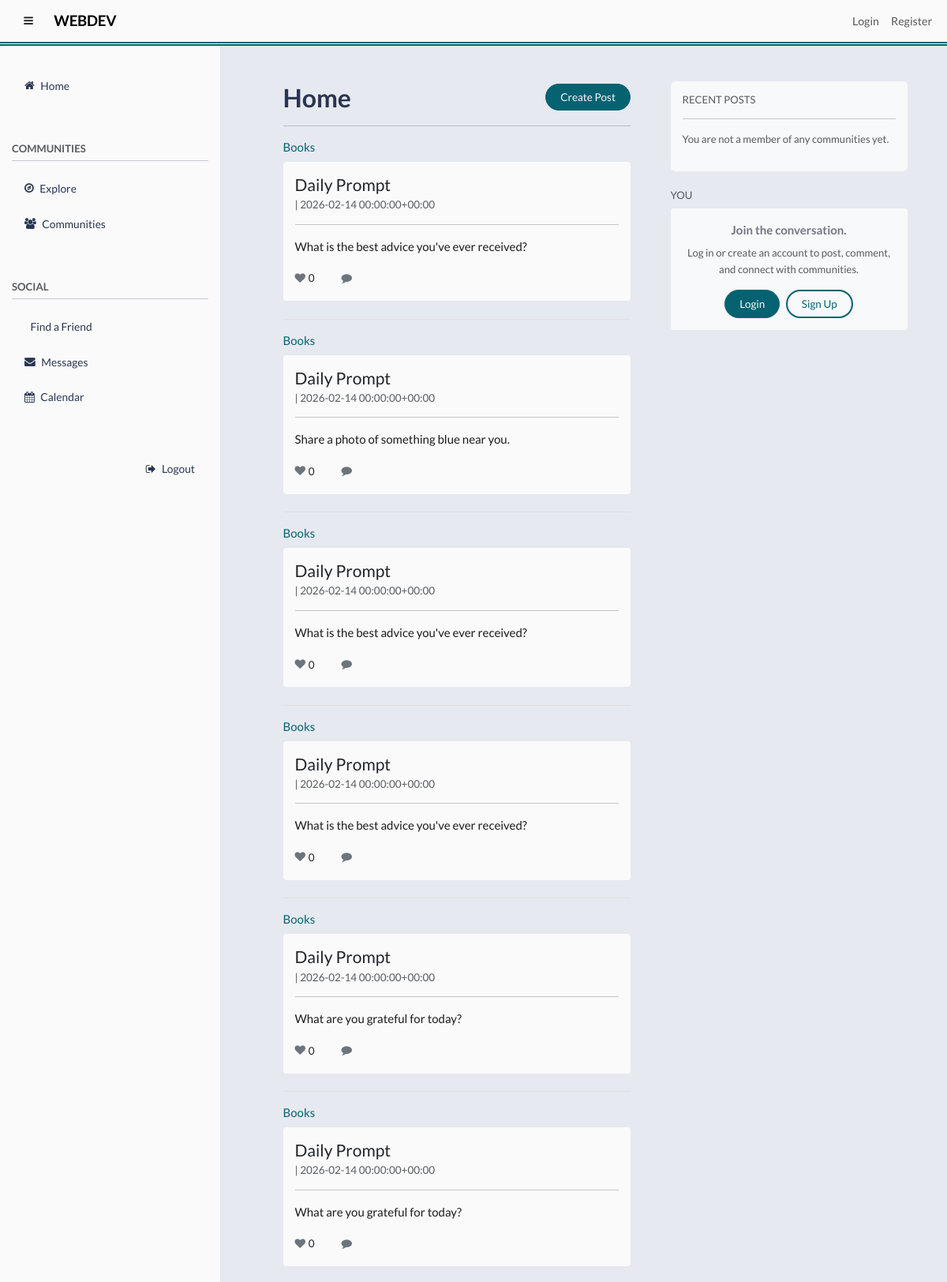
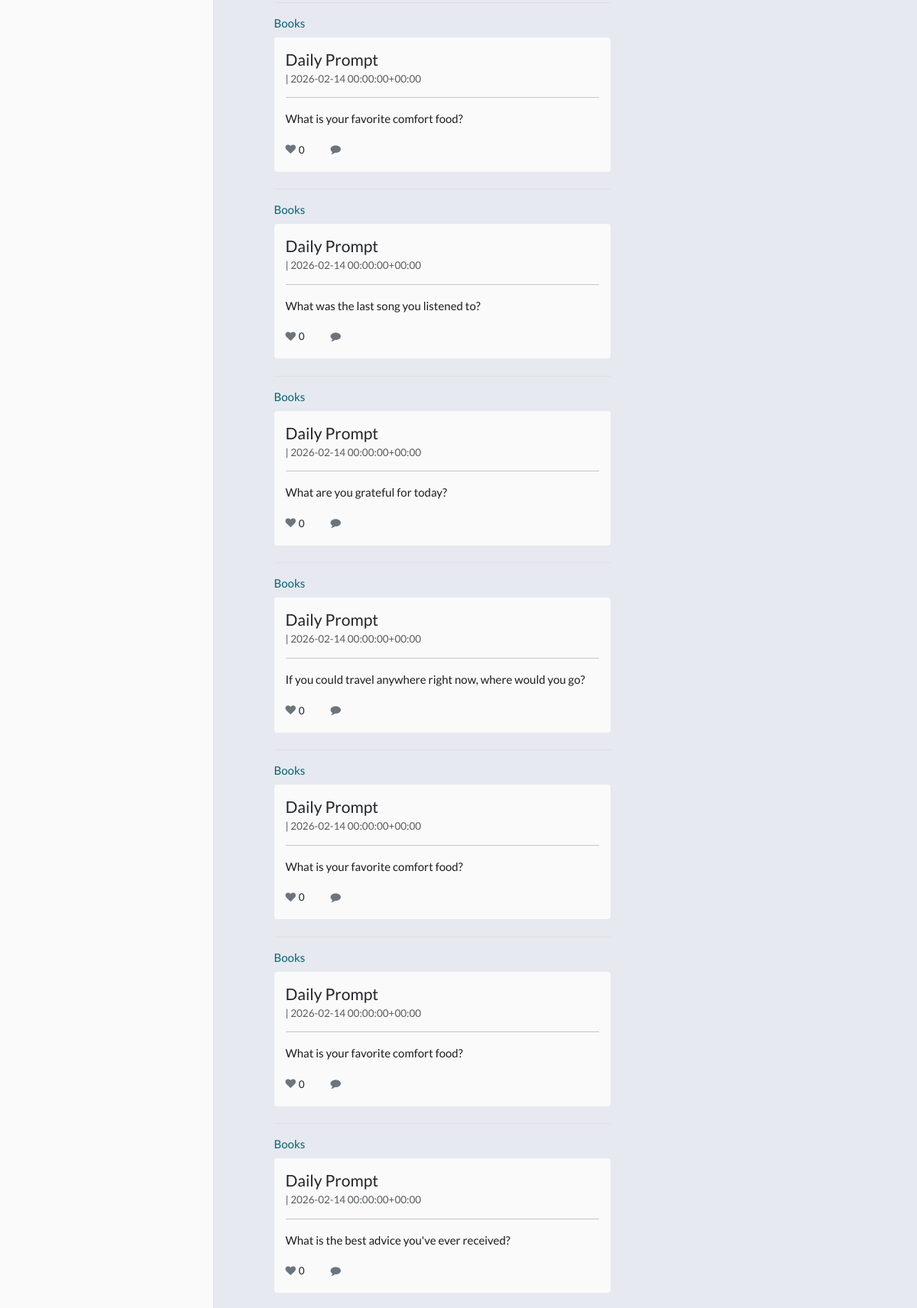
The page / (upper part) on the database its author committed (2 pictures, top to bottom).
### tables this page shows
CREATE TABLE posts (
            post_id INTEGER PRIMARY KEY AUTOINCREMENT,
            user_id INTEGER NOT NULL,
            community_id INTEGER NOT NULL,
            title TEXT NOT NULL,
            content TEXT,
            image_url TEXT,
            post_type TEXT DEFAULT 'general',
            created_at DATETIME DEFAULT CURRENT_TIMESTAMP,
            FOREIGN KEY(user_id) REFERENCES users(user_id) ON DELETE CASCADE,
            FOREIGN KEY(community_id) REFERENCES communities(community_id) ON DELETE CASCADE
        );

CREATE TABLE communities (
            community_id INTEGER PRIMARY KEY AUTOINCREMENT,
            name TEXT UNIQUE NOT NULL,
            description TEXT
        );

### main.py (the view, shortened to what this page needs)
@app.route('/')
@app.route('/')
def index():
    conn = get_db()
    user_id = session.get('user_id')
    current_user = None
    today_str = date.today().isoformat()
    existing_prompt = conn.execute("""
        SELECT 1 FROM posts
        WHERE post_type = 'daily_prompt'
        AND date(created_at) = ?
    """, (today_str,)).fetchone()
    posts = conn.execute("""
        SELECT
            posts.*,
            users.username,
            communities.name AS community_name,
            (SELECT COUNT(*) FROM post_likes WHERE post_id = posts.post_id) AS like_count,
            (SELECT 1 FROM post_likes WHERE post_id = posts.post_id AND user_id = ?) AS user_liked
        FROM posts
        JOIN users ON posts.user_id = users.user_id
        JOIN communities ON posts.community_id = communities.community_id
        ORDER BY
            CASE WHEN post_type = 'daily_prompt' THEN 1 ELSE 0 END DESC, -- Optional: Pins Prompt to top
            posts.created_at DESC
    """, (user_id,)).fetchall()
    sidebar_data = get_home_sidebar_data(user_id, top_n_communities=3, recent_posts_limit=5)
    return render_template(
        'index.html',
        posts=posts,
        current_user=current_user,
        **sidebar_data
    )

### helpers.py (called while the page is built, shortened)
def connect_db():
    sql = sqlite3.connect(DATABASE)
    sql.row_factory = sqlite3.Row
    sql.execute("PRAGMA foreign_keys = ON")
    return sql

def get_db():
    if not hasattr(g, 'sqlite3_db'):
        g.sqlite3_db = connect_db()
    return g.sqlite3_db

def get_home_sidebar_data(user_id, top_n_communities=3, recent_posts_limit=5):
    if not user_id:
        return {"user_communities": []}

### main.py (called while the page is built, shortened)
@app.context_processor
def inject_user_profile_pic():
    return dict(current_user_profile_pic=url_for('static', filename='img.png'))

def mention_to_link(text):
    if not text:
        return ""
    mention_pattern = r'@(\w+)'
    def replace_with_link(match):
        clean_username = match.group(1)
        conn = get_db()
        user_exists = conn.execute(
            "SELECT 1 FROM users WHERE username = ?", (clean_username,)
        ).fetchone()
        if user_exists:
            link = url_for('userprofile', username=clean_username)
            return f'<a href="{link}" class="text-primary text-decoration-none fw-bold">@{clean_username}</a>'
        return f'@{clean_username}'
    return re.sub(mention_pattern, replace_with_link, text)

def timeago(value):
    if isinstance(value, str):
        try:
            value = datetime.strptime(value, "%Y-%m-%d %H:%M:%S")
        except ValueError:
            return value  # fallback if format is unexpected
    now = datetime.now(timezone.utc)
    if value.tzinfo is None:
        value = value.replace(tzinfo=timezone.utc)
    diff = now - value
    seconds = int(diff.total_seconds())
    intervals = (
        ("year", 31536000),
        ("month", 2592000),
        ("week", 604800),
        ("day", 86400),
        ("hour", 3600),
        ("minute", 60),
    )
    for name, count in intervals:
        amount = seconds // count
        if amount >= 1:
            return f"{amount} {name}{'s' if amount > 1 else ''} ago"
    return "Just now"

### templates/index.html (shortened to what this page needs)
{% extends 'base.html' %}
{% block body %}
<div class="container">
<div class="container">
  <div class="d-flex gap-4 align-items-start">
    <div id = "maincontent" class="flex-grow-1">
        <div class="forum-head d-flex align-items-center">
                        <h2 class="mb-0 mt-5" style = "font-size: xx-large">Home</h2>
                        <div class = "ms-auto d-flex mt-5">
                            <a href="{{ url_for('create_post')}}" class="btn btn-primary"> Create Post</a>
                        </div>
        </div>
        <hr>
        <div id="home-feed-container">
        {% for post in posts %}
        <div class="post-wrapper mb-4">
            <div class="mb-2">
                <a href="{{ url_for('community', community_id=post['community_id']) }}">
                    {{ post['community_name'] }}
                </a>
            </div>
            <div class="card post-card"
                 onclick="window.location='{{ url_for('openpost', post_id=post['post_id']) }}'">
                <div class="card-body position-relative">
                <h4 class="card-title pr-5">{{ post['title'] | mention | safe }}</h4>
                <h6 class="card-subtitle mb-2 text-muted">
                    | {{ post['created_at'] | timeago }}
                </h6>
                <hr>
                    <p class="card-text">
                        {{ post['content'] | mention | safe }}
                    </p>
                    <div class="post-footer">
                        <button type="button"
                                class="btn btn-link p-0 border-0 text-decoration-none d-flex align-items-center like-button"
                                data-post-id="{{ post['post_id'] }}"
                                onclick="event.stopPropagation(); toggleLike(this)">
                            <i class="fa fa-heart me-1
                            {% if post['user_liked'] %}
                                text-danger
                            {% else %}
                                text-secondary
                            {% endif %}"></i>
                            <span class="like-count text-dark">
                                {{ post['like_count'] or 0 }}
                            </span>
                        </button>
                        <span class="d-flex btn align-items-center comment-icon">
                            <i class="fa fa-comment me-1"></i>
                        </span>
                    </div>
                </div>
            </div>
        </div>
        {% else %}
            <p class="text-muted text-center py-5">
                No posts available yet. Be the first to post!
            </p>
        {% endfor %}
        </div>
    </div>
    <div style="width: 300px; flex-shrink: 0;" class = "d-md-none d-sm-none d-xl-block">
        {% include 'home_sidebar.html' %}
    </div>
  </div>
</div>
{% endblock %}

### static/main.css (style rules this page uses)
:root { --navbar-height: 70px; --sidebar-width: 280px; --transition-speed: 0.25s; --color-darkest: #1B1B1E; --color-dark: #293552; --color-accent: #046271; --color-light: #A9BCD0; --color-lighter: #e7e9f0; --color-bg: var(--color-lighter); --color-surface: #fafafa; --color-surface-alt: var(--color-light); --color-border: var(--color-accent); --color-text: var(--color-dark); --color-muted: rgba(55,63,81,0.7); --color-primary: var(--color-accent); --color-primary-hover: var(--color-dark); --color-success: var(--color-accent); --color-warning: var(--color-light); --color-danger: var(--color-darkest); --color-like: #9a1616; --font-main: "Lato", system-ui, -apple-system, BlinkMacSystemFont, "Segoe UI", sans-serif; --radius-sm: 4px; --radius-md: 4px; --radius-lg: 4px; --shadow-sm: 0px rgba(0, 0, 0, 0.04); --shadow-md: 0px rgba(0, 0, 0, 0.07); --shadow-lg: 0px rgba(0, 0, 0, 0.12); }
html, body { height: 100%; margin: 0; font-family: var(--font-main); background: var(--color-bg); color: var(--color-text); font-size: 15px; overflow: hidden; }
h2 { font-size: 1.4rem; font-weight: 600; }
p { color: var(--color-muted); line-height: 1.6; }
a { color: var(--color-primary); text-decoration: none; transition: 0.2s ease; }
#maincontent { flex: 1; height: calc(100vh - var(--navbar-height)); overflow-y: auto; padding: 0 28px 0 28px; display: flex; flex-direction: column; animation: pageFadeIn 0.4s ease-out; }
.content-card, .card { background: var(--color-surface); transition: 0.2s ease; box-shadow: none !important; border: none ; border-radius: var(--radius-sm); }
.btn { font-size: 0.9rem; font-weight: 500; padding: 6px 18px; border-radius: 999px; transition: all 0.2s ease; box-shadow: none !important; }
.btn-primary { background: var(--color-primary) !important; border: 1px solid var(--color-primary) !important; color: var(--color-surface) !important; }
.btn:has(i) { border-radius: var(--radius-sm); }
h1, h2, h3, h4, h5, h6 { font-family: var(--font-main); color: var(--color-dark); margin: 0; line-height: 1.3; }
h2 { font-size: 1.8rem; font-weight: 600; }
h4 { font-size: 1.4rem; font-weight: 500; }
h6 { font-size: 0.9rem; font-weight: 500; }
h1, h2, h3 { color: var(--color-dark); }
h4, h5, h6 { color: var(--color-muted); }
.card-text { color: rgb(28, 28, 28); }

### templates/index.html (style rules this page uses)
.post-wrapper + .post-wrapper { border-top: 1px solid #e0e0e0; padding-top: 1rem; }
.comment-icon { font-size: 0.9rem; color: #6c757d; margin-right: 0.25rem; }
.post-footer { margin-top: 0.75rem; display: flex; align-items: center; gap: 1rem; }

### rows shown on the page
posts: community_name "Books", title|mention "Daily Prompt", created_at "2026-02-14 00:00:00+00:00", content|mention "What is the best advice you've ever received?", post "0"
posts: community_name "Books", title|mention "Daily Prompt", created_at "2026-02-14 00:00:00+00:00", content|mention "Share a photo of something blue near you.", post "0"
posts: community_name "Books", title|mention "Daily Prompt", created_at "2026-02-14 00:00:00+00:00", content|mention "What is the best advice you've ever received?", post "0"
posts: community_name "Books", title|mention "Daily Prompt", created_at "2026-02-14 00:00:00+00:00", content|mention "What is the best advice you've ever received?", post "0"
posts: community_name "Books", title|mention "Daily Prompt", created_at "2026-02-14 00:00:00+00:00", content|mention "What are you grateful for today?", post "0"
posts: community_name "Books", title|mention "Daily Prompt", created_at "2026-02-14 00:00:00+00:00", content|mention "What are you grateful for today?", post "0"
posts: community_name "Books", title|mention "Daily Prompt", created_at "2026-02-14 00:00:00+00:00", content|mention "What is your favorite comfort food?", post "0"
posts: community_name "Books", title|mention "Daily Prompt", created_at "2026-02-14 00:00:00+00:00", content|mention "What was the last song you listened to?", post "0"
posts: community_name "Books", title|mention "Daily Prompt", created_at "2026-02-14 00:00:00+00:00", content|mention "What are you grateful for today?", post "0"
posts: community_name "Books", title|mention "Daily Prompt", created_at "2026-02-14 00:00:00+00:00", content|mention "If you could travel anywhere right now, where would you go?", post "0"
posts: community_name "Books", title|mention "Daily Prompt", created_at "2026-02-14 00:00:00+00:00", content|mention "What is your favorite comfort food?", post "0"
posts: community_name "Books", title|mention "Daily Prompt", created_at "2026-02-14 00:00:00+00:00", content|mention "What is your favorite comfort food?", post "0"
posts: community_name "Books", title|mention "Daily Prompt", created_at "2026-02-14 00:00:00+00:00", content|mention "What is the best advice you've ever received?", post "0"
